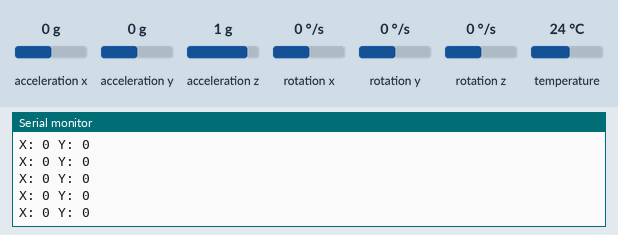
Bench run of a sketch on a simulated ESP32. Parts: the last lines printed to the serial monitor. The inputs (shaded band) are chosen by the test bench; at power-on: rotation x 0 °/s, rotation y 0 °/s, acceleration x 0 g, acceleration y 0 g, acceleration z 1 g, rotation z 0 °/s, temperature 24 °C. USB keyboard and mouse output is not drawn.

Above: at 1.2 s.
1.3 s: rotation x set to -192 °/s
At 2.1 s:
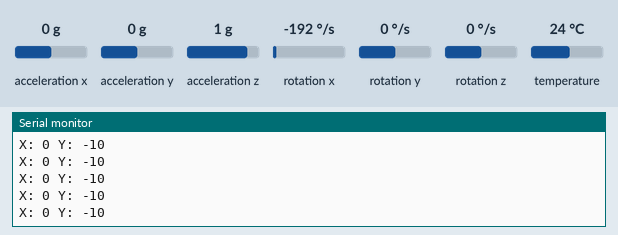
2.8 s: rotation y set to -192 °/s
At 3.3 s:
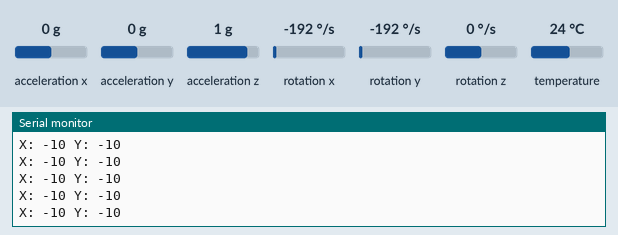
4.3 s: rotation x set to -100 °/s
At 4.8 s:
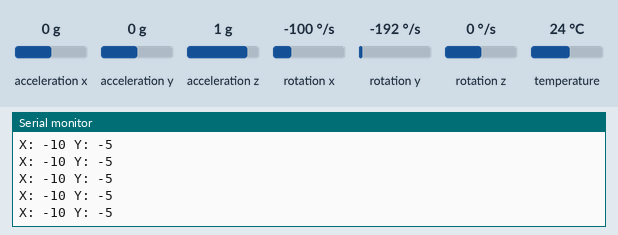
Timing chart, 0 to 7.3 s (numbered marks = the images above; inputs shaded):
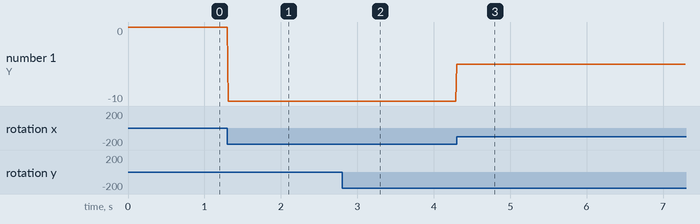

The sketch:

esp32mouseV1.ino
```cpp
#include <Wire.h>
#include <Adafruit_MPU6050.h>
#include <Adafruit_Sensor.h>
#include <BleMouse.h>

Adafruit_MPU6050 mpu;

BleMouse bleMouse("ESP32 Air Mouse", "Your Name", 100);

// Sensitivity multiplier - adjust these to change mouse speed
float SENSITIVITY_X = 3.0;
float SENSITIVITY_Y = 3.0;

void setup() {
  Serial.begin(115200);
  Serial.println("Starting ESP32 BLE Mouse");

  // Initialize MPU6050
  if (!mpu.begin()) {
    Serial.println("Failed to find MPU6050 chip");
    while (1) {
      delay(10);
    }
  }
  Serial.println("MPU6050 Found!");

  // Configure MPU6050
  mpu.setAccelerometerRange(MPU6050_RANGE_2_G);
  mpu.setGyroRange(MPU6050_RANGE_250_DEG);
  mpu.setFilterBandwidth(MPU6050_BAND_21_HZ);

  // Start BLE Mouse
  bleMouse.begin();
  Serial.println("Bluetooth mouse started. Waiting for connection...");
}

void loop() {
  // Check if BLE mouse is connected
  if (bleMouse.isConnected()) {
    // Get sensor readings
    sensors_event_t a, g, temp;
    mpu.getEvent(&a, &g, &temp);

    // Calculate mouse movement from gyroscope data
    // Gyro gives rotation rate in radians/sec
    int moveX = (int)(g.gyro.y * SENSITIVITY_X);  // Tilt left/right
    int moveY = (int)(g.gyro.x * SENSITIVITY_Y);  // Tilt forward/back

    // Only move if there's significant movement (reduces jitter)
    if (abs(moveX) > 1 || abs(moveY) > 1) {
      bleMouse.move(moveX, moveY);
    }

    // Debug output
    Serial.print("X: "); Serial.print(moveX);
    Serial.print(" Y: "); Serial.println(moveY);
  } else {
    Serial.println("Waiting for BLE connection...");
  }

  delay(10);  // 100Hz update rate
}
```

Measured:
- after the input at 1.3 s, the serial monitor: prints a new line at once (image 1)
- after the input at 2.8 s, the serial monitor: prints a new line at once (image 2)
- after the input at 4.3 s, the serial monitor: prints a new line at once (image 3)
- plotted number 1: 0 → -10 after the input at 1.3 s, -10 → -5 after the input at 4.3 s
